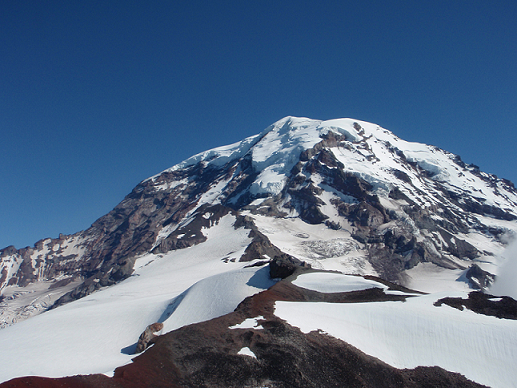
#> input picture panaroma image/1.png, 517 x 388 px, given in place of test.mp4, which was not available
$ jupyter execute --allow-errors 'Lab 8.ipynb'   (text cells are left out)
#> lines starting #> are read from the running program, lines starting #| are printed output that depends on the picture; after the words box and inside, x2 and y2 are one past the last pixel; in counts of white or black regions, pixels touching at a corner belong together; pictures that were not available may be replaced by others from this repository, and a replacement may not be noted
[cell 1]
import cv2
import numpy as np
import matplotlib.pyplot as plt
from sklearn.metrics import accuracy_score
from sklearn.model_selection import train_test_split
from sklearn import svm
from sklearn.model_selection import GridSearchCV
from sklearn.preprocessing import StandardScaler
import skimage.io as io
import os

[cell 2]
cap = cv2.VideoCapture('test.mp4')
ret, frame1 = cap.read()
#> frame1 is the input picture: shape (388, 517, 3); mean B, G, R 135.7, 109.3, 88.8
prvs = cv2.cvtColor(frame1, cv2.COLOR_BGR2GRAY)
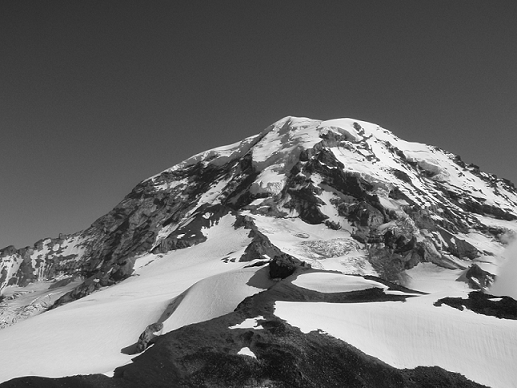
#> prvs: shape (388, 517); min 0, max 255, mean 106.2
hsv = np.zeros_like(frame1)
hsv[..., 1] = 255
while(1):
    ret, frame2 = cap.read()
    if not ret:
        break
    next = cv2.cvtColor(frame2, cv2.COLOR_BGR2GRAY)
    flow = cv2.calcOpticalFlowFarneback(prvs, next, None, 0.5, 3, 15, 3, 5, 1.2, 0)
    mag, ang = cv2.cartToPolar(flow[..., 0], flow[..., 1])
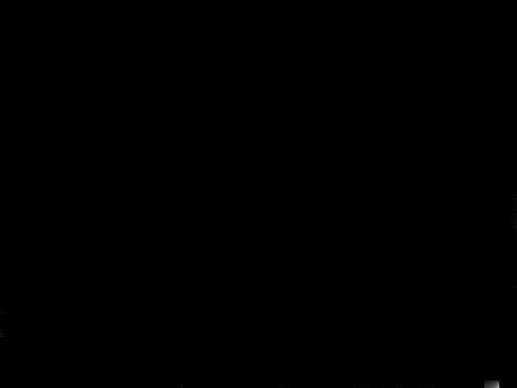
#> mag: shape (388, 517) float32; min 0, max 0.679, mean 0.000216
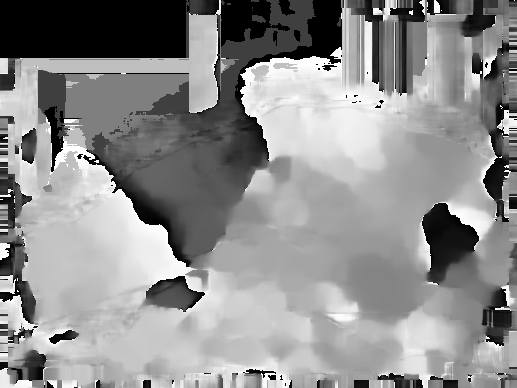
#> ang: shape (388, 517) float32; min 0, max 6.28, mean 3.51; drawn with min black and max white
    hsv[..., 0] = ang*180/np.pi/2
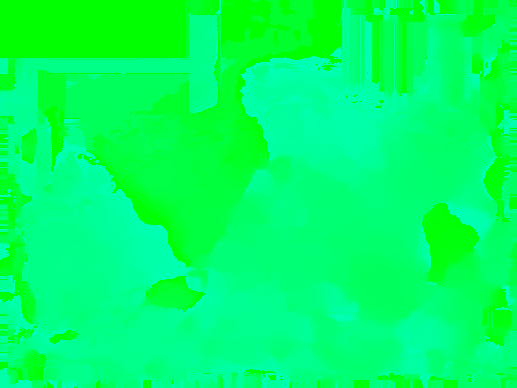
#> hsv: shape (388, 517, 3); mean of channels 0, 1, 2 100.1, 255, 0; drawn as B, G, R
    hsv[..., 2] = cv2.normalize(mag, None, 0, 255, cv2.NORM_MINMAX)
#> hsv: shape (388, 517, 3); 0.73% of pixels changed, all inside (x1, y1, x2, y2) = (0, 177, 517, 388)
    bgr = cv2.cvtColor(hsv, cv2.COLOR_HSV2BGR)
    cv2.imshow('frame2', bgr)
    k = cv2.waitKey(30) & 0xff
#> (key Esc is pressed here)
    if k == 27:
        break

    prvs = next
cv2.destroyAllWindows()

[cell 3]
cap = cv2.VideoCapture('test.mp4')

feature_params = dict( maxCorners = 100,
                       qualityLevel = 0.3,
                       minDistance = 7,
                       blockSize = 7 )

lk_params = dict( winSize  = (15, 15),
                  maxLevel = 2,
                  criteria = (cv2.TERM_CRITERIA_EPS | cv2.TERM_CRITERIA_COUNT, 10, 0.03))
# Create some random colors
color = np.random.randint(0, 255, (100, 3))
# Take first frame and find corners in it
ret, old_frame = cap.read()
old_gray = cv2.cvtColor(old_frame, cv2.COLOR_BGR2GRAY)
p0 = cv2.goodFeaturesToTrack(old_gray, mask = None, **feature_params)
#> p0 = 100 rows, first 8: [423, 205], [259, 324], [386, 290], [466, 296], [111, 374], [206, 215], [373, 157], [345, 169]
# Create a mask image for drawing purposes
mask = np.zeros_like(old_frame)
while(1):
    ret, frame = cap.read()
    if not ret:
        break
    frame_gray = cv2.cvtColor(frame, cv2.COLOR_BGR2GRAY)
    # calculate optical flow
    p1, st, err = cv2.calcOpticalFlowPyrLK(old_gray, frame_gray, p0, None, **lk_params)
#> p1 has the same summary as p0; st = 100 values from 1 to 1; err = 100 values from 0 to 0
    # Select good points
    if p1 is not None:
        good_new = p1[st==1]
#> good_new = 100 pairs, first value 4 to 504, second value 123 to 374
        good_old = p0[st==1]
#> good_old has the same summary as good_new
    # draw the tracks
    for i, (new, old) in enumerate(zip(good_new, good_old)):
        a, b = new.ravel()
        c, d = old.ravel()
        mask = cv2.line(mask, (int(a), int(b)), (int(c), int(d)), color[i].tolist(), 2)
        frame = cv2.circle(frame, (int(a), int(b)), 5, color[i].tolist(), -1)
#> this loop made 100 passes
#> (a, b, c, d) on passes 1 to 12: (423, 205, 423, 205), (259, 324, 259, 324), (386, 290, 386, 290), (466, 296, 466, 296), (111, 374, 111, 374), (206, 215, 206, 215), (373, 157, 373, 157), (345, 169, 345, 169), (300, 172, 300, 172), (361, 132, 361, 132), (365, 142, 365, 142), (463, 307, 463, 307)
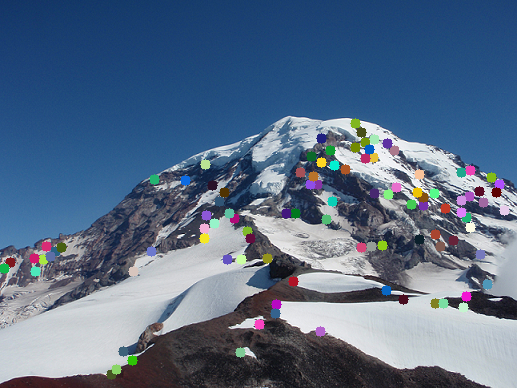
#> frame: shape (388, 517, 3); mean B, G, R 134.8, 109, 88.8
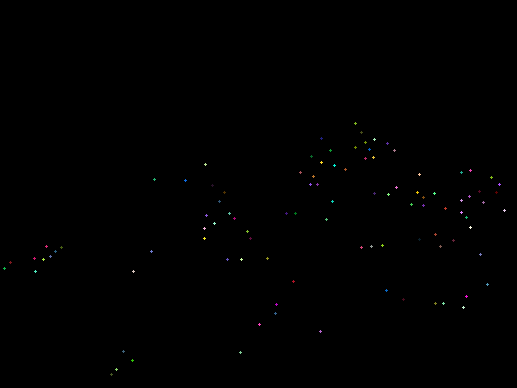
#> mask: shape (388, 517, 3); mean of channels 0, 1, 2 0.3, 0.3, 0.3; drawn as B, G, R
    img = cv2.add(frame, mask)
    cv2.imshow('frame', img)
    k = cv2.waitKey(30) & 0xff
#> (key Esc is pressed here)
    if k == 27:
        break
    # Now update the previous frame and previous points
    old_gray = frame_gray.copy()
    p0 = good_new.reshape(-1, 1, 2)
cv2.destroyAllWindows()
cap.release()

$ run again, on panaroma image/2.png
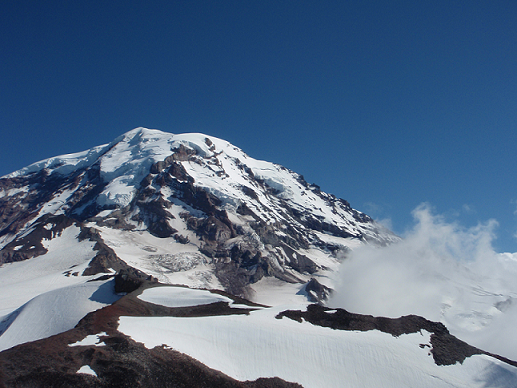
#> input picture panaroma image/2.png, 517 x 388 px, given in place of test.mp4, which was not available
#> frame1 is the input picture: shape (388, 517, 3); mean B, G, R 134.4, 107.9, 86
#> `hsv[..., 0] = ang*180/np.pi/2`:
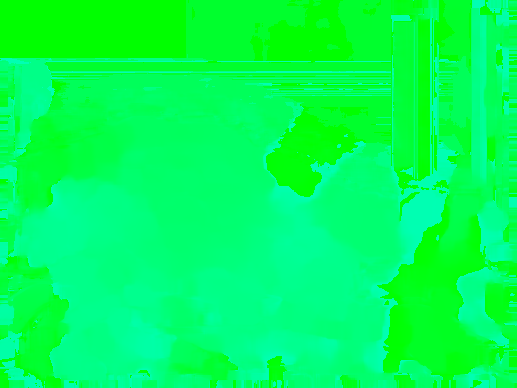
#> hsv: shape (388, 517, 3); mean of channels 0, 1, 2 88, 255, 0; drawn as B, G, R
#> p0 = 100 rows, first 8: [268, 221], [223, 173], [212, 148], [230, 304], [215, 157], [195, 183], [101, 340], [304, 308]
#> p1 has the same summary as p0; st = 100 values from 1 to 1; err = 100 values from 0 to 0
#> good_new = 100 pairs, first value 26 to 461, second value 139 to 370
#> good_old has the same summary as good_new
#> the loop `for i, (new, old) in enumerate(zip(good_new, good_old)):` made 100 passes
#> (a, b, c, d) on passes 1 to 8: (268, 221, 268, 221), (223, 173, 223, 173), (212, 148, 212, 148), (230, 304, 230, 304), (215, 157, 215, 157), (195, 183, 195, 183), (101, 340, 101, 340), (304, 308, 304, 308)
#> after the loop `for i, (new, old) in enumerate(zip(good_new, good_old)):`:
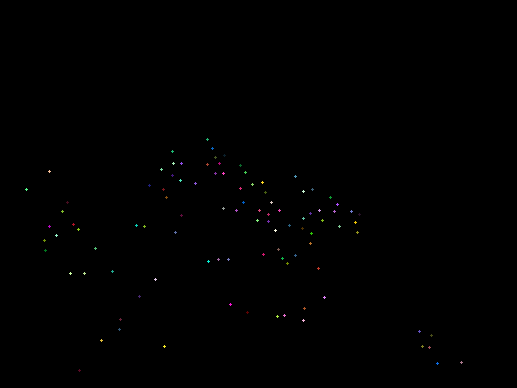
#> mask: shape (388, 517, 3); mean of channels 0, 1, 2 0.3, 0.3, 0.3; drawn as B, G, R

$ run again, on panaroma image/3.png
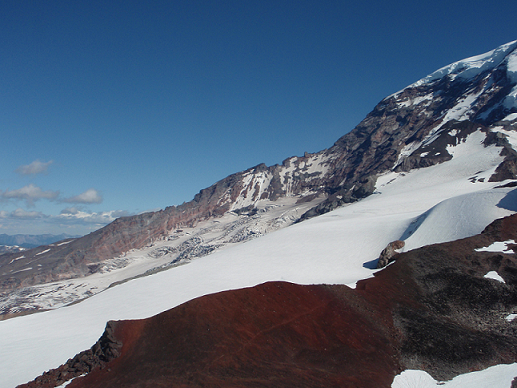
#> input picture panaroma image/3.png, 517 x 388 px, given in place of test.mp4, which was not available
#> frame1 is the input picture: shape (388, 517, 3); mean B, G, R 124.3, 104, 87.8
#> `hsv[..., 2] = cv2.normalize(mag, None, 0, 255, cv2.NORM_MINMAX)`:
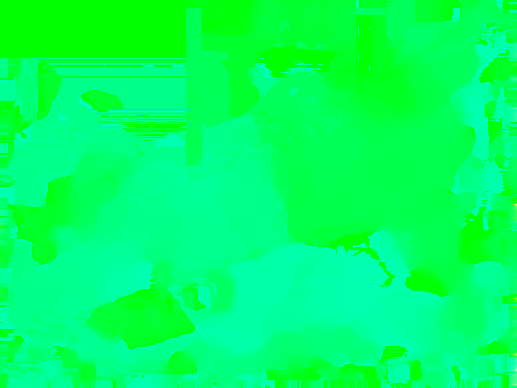
#> hsv: shape (388, 517, 3); mean of channels 0, 1, 2 98, 255, 0.2; drawn as B, G, R
#> p0 = 43 rows, first 8: [353, 286], [449, 146], [510, 249], [453, 132], [475, 179], [461, 141], [450, 156], [490, 179]
#> p1 has the same summary as p0; st = 43 values from 1 to 1; err = 43 values from 0 to 0
#> good_new = 43 pairs, first value 109 to 515, second value 77 to 377
#> good_old has the same summary as good_new
#> the loop `for i, (new, old) in enumerate(zip(good_new, good_old)):` made 43 passes
#> (a, b, c, d) on passes 1 to 8: (353, 286, 353, 286), (449, 146, 449, 146), (510, 249, 510, 249), (453, 132, 453, 132), (475, 179, 475, 179), (461, 141, 461, 141), (450, 156, 450, 156), (490, 179, 490, 179)
#> after the loop `for i, (new, old) in enumerate(zip(good_new, good_old)):`:
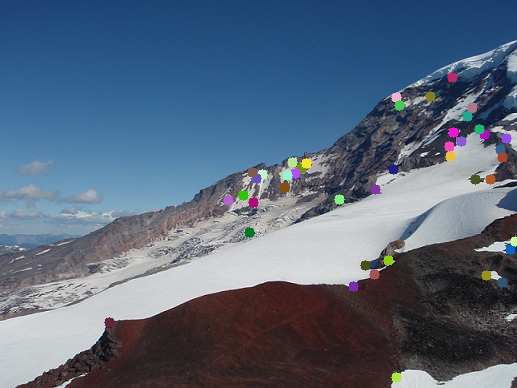
#> frame: shape (388, 517, 3); mean B, G, R 124.1, 104, 88

$ run again, on panaroma image/4.png
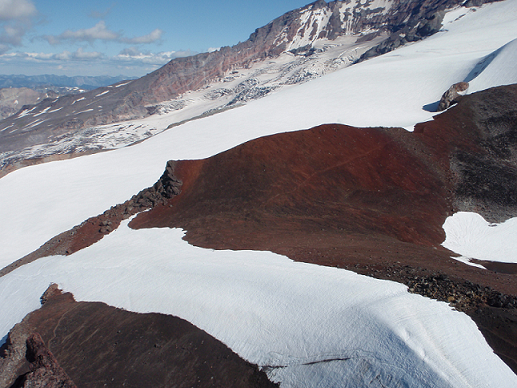
#> input picture panaroma image/4.png, 517 x 388 px, given in place of test.mp4, which was not available
#> frame1 is the input picture: shape (388, 517, 3); mean B, G, R 141.9, 135.2, 135.2
#> `hsv[..., 0] = ang*180/np.pi/2`:
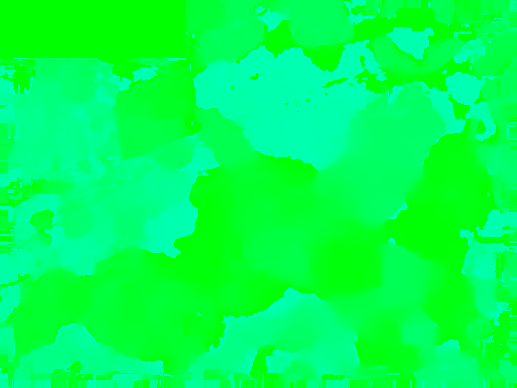
#> hsv: shape (388, 517, 3); mean of channels 0, 1, 2 81.2, 255, 0; drawn as B, G, R
#> p0 = 41 rows, first 8: [411, 129], [410, 290], [442, 244], [184, 232], [169, 162], [433, 117], [130, 225], [356, 10]
#> p1 has the same summary as p0; st = 41 values from 1 to 1; err = 41 values from 0 to 0
#> good_new = 41 pairs, first value 39 to 469, second value 3 to 384
#> good_old has the same summary as good_new
#> the loop `for i, (new, old) in enumerate(zip(good_new, good_old)):` made 41 passes
#> (a, b, c, d) on passes 1 to 8: (411, 129, 411, 129), (410, 290, 410, 290), (442, 244, 442, 244), (184, 232, 184, 232), (169, 162, 169, 162), (433, 117, 433, 117), (130, 225, 130, 225), (356, 10, 356, 10)
#> after the loop `for i, (new, old) in enumerate(zip(good_new, good_old)):`:
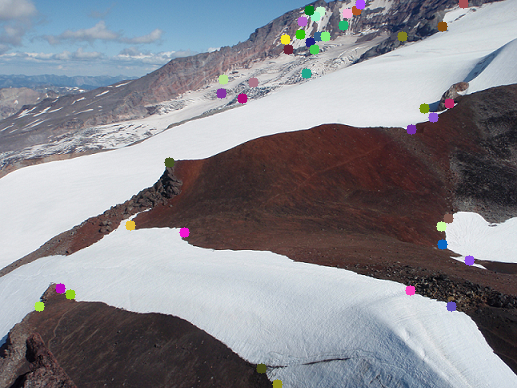
#> frame: shape (388, 517, 3); mean B, G, R 141.4, 135, 135.1
